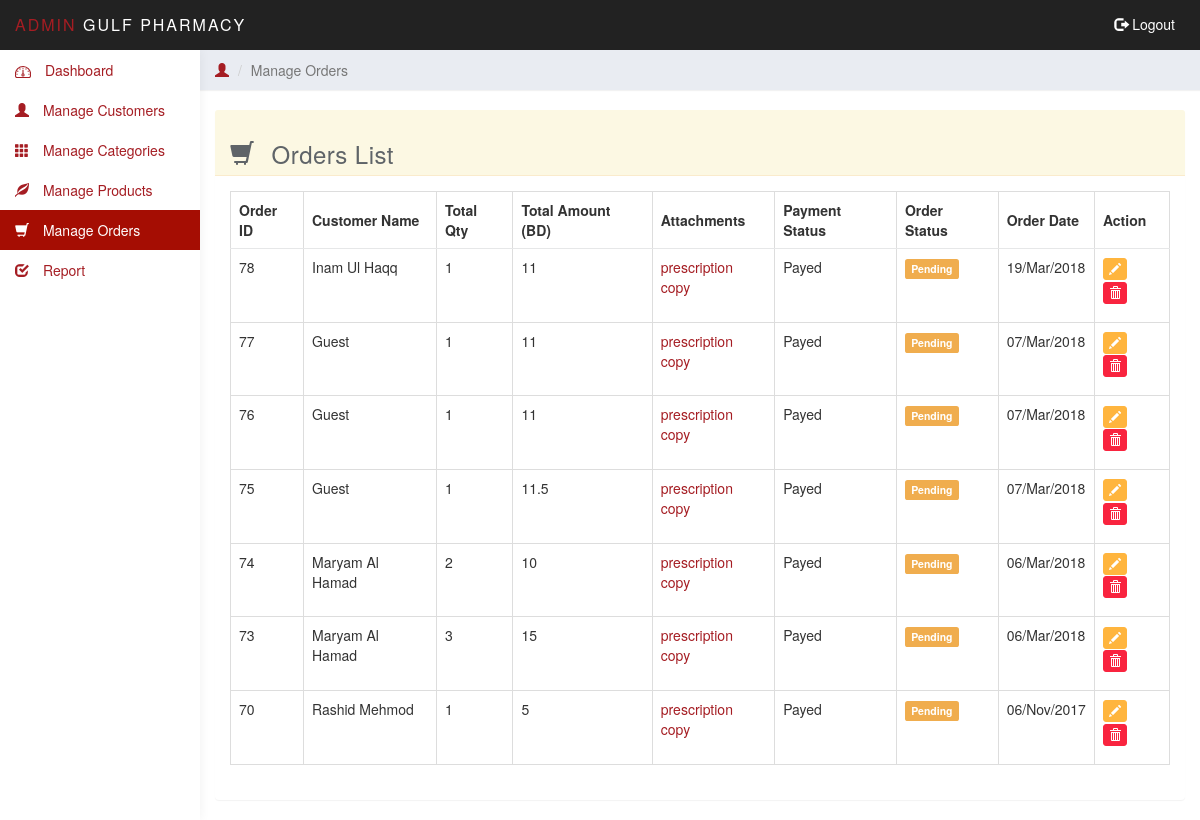
Screenshot of /admin/orders.php (signed in) with the database file from the repository.
### tables this page shows
CREATE TABLE `orders` (
  `order_id` int(11) NOT NULL,
  `order_date` datetime NOT NULL,
  `customer_id` int(11) NOT NULL,
  `sub_total` varchar(255) NOT NULL,
  `discount` varchar(255) NOT NULL,
  `grand_total` varchar(255) NOT NULL,
  `total_qty` int(11) NOT NULL,
  `payment_type` int(11) NOT NULL,
  `order_type` int(11) NOT NULL,
  `process_status` int(11) NOT NULL,
  `order_status` int(11) NOT NULL,
  `customer_contact` varchar(255) NOT NULL,
  `customer_ship_address` text NOT NULL,
  `cpr_copy` varchar(255) NOT NULL,
  `prescription` varchar(255) NOT NULL,
  `payment_status` int(11) NOT NULL DEFAULT '1'
);

CREATE TABLE `users` (
  `uid` int(12) NOT NULL,
  `uname` varchar(50) NOT NULL,
  `uemail` varchar(50) NOT NULL,
  `upassword` varchar(256) NOT NULL,
  `ucontact` varchar(255) NOT NULL,
  `address` text,
  `cpr` varchar(255) NOT NULL,
  `is_active` tinyint(1) NOT NULL DEFAULT '1',
  `status` tinyint(1) NOT NULL DEFAULT '1',
  `created_date` datetime NOT NULL
);

### functions.php (called while the page is built, shortened)
<?php
function getCustomerNameFromId($con, $cus_id){
  $sql = "SELECT uname FROM users
  WHERE uid = $cus_id";
  $rs = mysqli_query($con, $sql);
  return mysqli_fetch_row($rs)[0];
}
function getOrderItemQty($con, $order_id){
    $sql = "SELECT SUM(quantity) FROM order_item WHERE order_id = $order_id";
    $result = mysqli_query($con, $sql);
    return mysqli_fetch_row($result)[0];
}
?>

### admin/orders.php (the view, shortened to what this page needs)
<?php require_once 'includes/header.php'; ?>
	<div class="col-sm-9 col-sm-offset-3 col-lg-10 col-lg-offset-2 main">
		<div class="row">
			<ol class="breadcrumb top-bar-margin">
				<li><a href="#"><span class="glyphicon glyphicon-user"></span> </a></li>
				<li class="active">Manage Orders</li>
			</ol>
		</div>
		<br>
		<div class="panel panel-warning">
	  	<div class="panel-heading">
	  		<h3><span class="glyphicon glyphicon-shopping-cart"></span> Orders List</h3>
	  		<div id="errorDiv" class="col-sm-8 col-sm-offset-2">
      </div>
      <div class="clearfix"></div>
	  	</div>
	  	<div class="panel-body">
	  		<table class="table table-bordered">
	  			<thead>
	  				<tr>
	  					<th>
	  						Order ID
	  					</th>
	  					<th>
	  						Customer Name
	  					</th>
	  					<th>
	  						Total Qty
	  					</th>
	  					<th>
	  						Total Amount (BD)
	  					</th>
	  					<th>
	  						Attachments
	  					</th>
	  					<th>
	  						Payment Status
	  					</th>
	  					<th>
	  						Order Status
	  					</th>
	  					<th>
	  						Order Date
	  					</th>
	  					<th style="width: 8%">
	  						Action
	  					</th>
	  				</tr>
	  			</thead>
	  			<tbody>
  				<?php
  					$sql = "SELECT * FROM orders
  					WHERE order_status = 1
					ORDER BY order_date DESC";
  					$rs = mysqli_query($con, $sql);
					while ($row = mysqli_fetch_assoc($rs)){?>
		  			<tr>
						<td><?=$row['order_id'] ?></td>
						<td><?=($row['customer_id'] == -1) ? 'Guest' :getCustomerNameFromId($con, $row['customer_id']) ?></td>
						<td><?=getOrderItemQty($con, $row['order_id']) ?></td>
						<td><?=$row['grand_total'] ?></td>
						<td><a href="../<?=$row['prescription'] ?>">prescription copy</a> </td>
						<td><?=$row['payment_status'] ? 'Payed' : 'Not Payed' ?></td>
						<?php
						$status = null;
						if($row['process_status'] == 1){
							$status = '<span class="label label-warning">Pending</span>';
						}
						 ?>
						<td><?=$status ?></td>
						<td><?=date('d/M/Y', strtotime($row['order_date'])) ?></td>
						<td>
						<ul class="list-inline">
							<li>
								<a href="edit_order.php?edit_id=<?=$row['order_id'] ?>" class="btn btn-warning btn-xs"><span class="glyphicon glyphicon-pencil"></span></a>
							</li>
							<li>
								<a href="?del_id=<?=$row['order_id'] ?>" class="btn btn-danger btn-xs"><span class="glyphicon glyphicon-trash"></span></a>
							</li>
						</ul>
						</td>
		  			</tr>
				<?php } ?>
	  			</tbody>
	  		</table>
	  	</div>
	  </div>
	</div>
</body>
</html>

### admin/css/styles.css (style rules this page uses)
a, a:hover, a:focus { color: #A51D23; }
h1, h2, h3, h4, h5, h6 { color: #5f6468; }
h3, h4 { font-weight: 300; }
.btn-warning, .btn-warning:hover, .btn-warning:focus, .btn-warning:active, .btn-warning.active, .open > .dropdown-toggle.btn-warning, .btn-warning.disabled, .btn-warning[disabled], fieldset[disabled] .btn-warning, .btn-warning.disabled:hover, .btn-warning[disabled]:hover, fieldset[disabled] .btn-warning:hover, .btn-warning.disabled:focus, .btn-warning[disabled]:focus, fieldset[disabled] .btn-warning:focus, .btn-warning.disabled:active, .btn-warning[disabled]:active, fieldset[disabled] .btn-warning:active, .btn-warning.disabled.active, .btn-warning[disabled].active, fieldset[disabled] .btn-warning.active { background-color: #ffb53e; border-color: #ffb53e; }
.btn-danger, .btn-danger:hover, .btn-danger:focus, .btn-danger:active, .btn-danger.active, .open > .dropdown-toggle.btn-danger, .btn-danger.disabled, .btn-danger[disabled], fieldset[disabled] .btn-danger, .btn-danger.disabled:hover, .btn-danger[disabled]:hover, fieldset[disabled] .btn-danger:hover, .btn-danger.disabled:focus, .btn-danger[disabled]:focus, fieldset[disabled] .btn-danger:focus, .btn-danger.disabled:active, .btn-danger[disabled]:active, fieldset[disabled] .btn-danger:active, .btn-danger.disabled.active, .btn-danger[disabled].active, fieldset[disabled] .btn-danger.active { background-color: #f9243f; border-color: #f9243f; }
.panel { border: 0; }
.panel-heading { font-size: 18px; font-weight: 300; letter-spacing: 0.025em; height: 66px; line-height: 45px; }
.breadcrumb { border-radius: 0; padding: 10px 15px; background: #e9ecf2; box-shadow: 0 1px 1px rgba(0, 0, 0, .05); margin: 0 ; }
.top-bar-margin { margin-top:50px; }
.panel-heading .glyphicon { margin-right: 10px; }
.table { background: #fff; }
.table>thead>tr>th { border-bottom: 1px solid #e6e7e8; vertical-align: middle; height: 50px; }

### rows the page displays
orders: order_id "78", customer.uname "Inam Ul Haqq", order_id "1", grand_total "11", payment_status "Payed", process_status "Pending", order_date "19/Mar/2018"
orders: order_id "77", customer_id "Guest", order_id "1", grand_total "11", payment_status "Payed", process_status "Pending", order_date "07/Mar/2018"
orders: order_id "76", customer_id "Guest", order_id "1", grand_total "11", payment_status "Payed", process_status "Pending", order_date "07/Mar/2018"
orders: order_id "75", customer_id "Guest", order_id "1", grand_total "11.5", payment_status "Payed", process_status "Pending", order_date "07/Mar/2018"
orders: order_id "74", customer.uname "Maryam Al Hamad", order_id "2", grand_total "10", payment_status "Payed", process_status "Pending", order_date "06/Mar/2018"
orders: order_id "73", customer.uname "Maryam Al Hamad", order_id "3", grand_total "15", payment_status "Payed", process_status "Pending", order_date "06/Mar/2018"
orders: order_id "70", customer.uname "Rashid Mehmod", order_id "1", grand_total "5", payment_status "Payed", process_status "Pending", order_date "06/Nov/2017"

### other values shown
constant("SYSTEM_NAME") "GULF PHARMACY"
